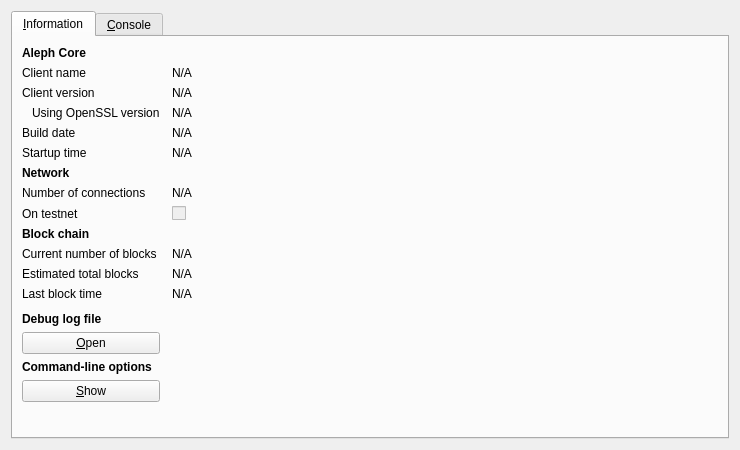
<?xml version="1.0" encoding="UTF-8"?>
<ui version="4.0">
 <class>RPCConsole</class>
 <widget class="QDialog" name="RPCConsole">
  <property name="geometry">
   <rect>
    <x>0</x>
    <y>0</y>
    <width>740</width>
    <height>450</height>
   </rect>
  </property>
  <property name="windowTitle">
   <string>Aleph - Debug window</string>
  </property>
  <layout class="QVBoxLayout" name="verticalLayout_2">
   <item>
    <widget class="QTabWidget" name="tabWidget">
     <property name="currentIndex">
      <number>0</number>
     </property>
     <widget class="QWidget" name="tab_info">
      <attribute name="title">
       <string>&amp;Information</string>
      </attribute>
      <layout class="QGridLayout" name="gridLayout" columnstretch="0,1">
       <property name="horizontalSpacing">
        <number>12</number>
       </property>
       <item row="0" column="0">
        <widget class="QLabel" name="label_9">
         <property name="font">
          <font>
           <weight>75</weight>
           <bold>true</bold>
          </font>
         </property>
         <property name="text">
          <string>Aleph Core</string>
         </property>
        </widget>
       </item>
       <item row="1" column="0">
        <widget class="QLabel" name="label_5">
         <property name="text">
          <string>Client name</string>
         </property>
        </widget>
       </item>
       <item row="1" column="1">
        <widget class="QLabel" name="clientName">
         <property name="cursor">
          <cursorShape>IBeamCursor</cursorShape>
         </property>
         <property name="text">
          <string>N/A</string>
         </property>
         <property name="textFormat">
          <enum>Qt::PlainText</enum>
         </property>
         <property name="textInteractionFlags">
          <set>Qt::LinksAccessibleByMouse|Qt::TextSelectableByKeyboard|Qt::TextSelectableByMouse</set>
         </property>
        </widget>
       </item>
       <item row="2" column="0">
        <widget class="QLabel" name="label_6">
         <property name="text">
          <string>Client version</string>
         </property>
        </widget>
       </item>
       <item row="2" column="1">
        <widget class="QLabel" name="clientVersion">
         <property name="cursor">
          <cursorShape>IBeamCursor</cursorShape>
         </property>
         <property name="text">
          <string>N/A</string>
         </property>
         <property name="textFormat">
          <enum>Qt::PlainText</enum>
         </property>
         <property name="textInteractionFlags">
          <set>Qt::LinksAccessibleByMouse|Qt::TextSelectableByKeyboard|Qt::TextSelectableByMouse</set>
         </property>
        </widget>
       </item>
       <item row="3" column="0">
        <widget class="QLabel" name="label_14">
         <property name="text">
          <string>Using OpenSSL version</string>
         </property>
         <property name="indent">
          <number>10</number>
         </property>
        </widget>
       </item>
       <item row="3" column="1">
        <widget class="QLabel" name="openSSLVersion">
         <property name="cursor">
          <cursorShape>IBeamCursor</cursorShape>
         </property>
         <property name="text">
          <string>N/A</string>
         </property>
         <property name="textFormat">
          <enum>Qt::PlainText</enum>
         </property>
         <property name="textInteractionFlags">
          <set>Qt::LinksAccessibleByMouse|Qt::TextSelectableByKeyboard|Qt::TextSelectableByMouse</set>
         </property>
        </widget>
       </item>
       <item row="4" column="0">
        <widget class="QLabel" name="label_12">
         <property name="text">
          <string>Build date</string>
         </property>
        </widget>
       </item>
       <item row="4" column="1">
        <widget class="QLabel" name="buildDate">
         <property name="cursor">
          <cursorShape>IBeamCursor</cursorShape>
         </property>
         <property name="text">
          <string>N/A</string>
         </property>
         <property name="textFormat">
          <enum>Qt::PlainText</enum>
         </property>
         <property name="textInteractionFlags">
          <set>Qt::LinksAccessibleByMouse|Qt::TextSelectableByKeyboard|Qt::TextSelectableByMouse</set>
         </property>
        </widget>
       </item>
       <item row="5" column="0">
        <widget class="QLabel" name="label_13">
         <property name="text">
          <string>Startup time</string>
         </property>
        </widget>
       </item>
       <item row="5" column="1">
        <widget class="QLabel" name="startupTime">
         <property name="cursor">
          <cursorShape>IBeamCursor</cursorShape>
         </property>
         <property name="text">
          <string>N/A</string>
         </property>
         <property name="textFormat">
          <enum>Qt::PlainText</enum>
         </property>
         <property name="textInteractionFlags">
          <set>Qt::LinksAccessibleByMouse|Qt::TextSelectableByKeyboard|Qt::TextSelectableByMouse</set>
         </property>
        </widget>
       </item>
       <item row="6" column="0">
        <widget class="QLabel" name="label_11">
         <property name="font">
          <font>
           <weight>75</weight>
           <bold>true</bold>
          </font>
         </property>
         <property name="text">
          <string>Network</string>
         </property>
        </widget>
       </item>
       <item row="7" column="0">
        <widget class="QLabel" name="label_7">
         <property name="text">
          <string>Number of connections</string>
         </property>
        </widget>
       </item>
       <item row="7" column="1">
        <widget class="QLabel" name="numberOfConnections">
         <property name="cursor">
          <cursorShape>IBeamCursor</cursorShape>
         </property>
         <property name="text">
          <string>N/A</string>
         </property>
         <property name="textFormat">
          <enum>Qt::PlainText</enum>
         </property>
         <property name="textInteractionFlags">
          <set>Qt::LinksAccessibleByMouse|Qt::TextSelectableByKeyboard|Qt::TextSelectableByMouse</set>
         </property>
        </widget>
       </item>
       <item row="8" column="0">
        <widget class="QLabel" name="label_8">
         <property name="text">
          <string>On testnet</string>
         </property>
        </widget>
       </item>
       <item row="8" column="1">
        <widget class="QCheckBox" name="isTestNet">
         <property name="enabled">
          <bool>false</bool>
         </property>
         <property name="text">
          <string/>
         </property>
        </widget>
       </item>
       <item row="9" column="0">
        <widget class="QLabel" name="label_10">
         <property name="font">
          <font>
           <weight>75</weight>
           <bold>true</bold>
          </font>
         </property>
         <property name="text">
          <string>Block chain</string>
         </property>
        </widget>
       </item>
       <item row="10" column="0">
        <widget class="QLabel" name="label_3">
         <property name="text">
          <string>Current number of blocks</string>
         </property>
        </widget>
       </item>
       <item row="10" column="1">
        <widget class="QLabel" name="numberOfBlocks">
         <property name="cursor">
          <cursorShape>IBeamCursor</cursorShape>
         </property>
         <property name="text">
          <string>N/A</string>
         </property>
         <property name="textFormat">
          <enum>Qt::PlainText</enum>
         </property>
         <property name="textInteractionFlags">
          <set>Qt::LinksAccessibleByMouse|Qt::TextSelectableByKeyboard|Qt::TextSelectableByMouse</set>
         </property>
        </widget>
       </item>
       <item row="11" column="0">
        <widget class="QLabel" name="label_4">
         <property name="text">
          <string>Estimated total blocks</string>
         </property>
        </widget>
       </item>
       <item row="11" column="1">
        <widget class="QLabel" name="totalBlocks">
         <property name="cursor">
          <cursorShape>IBeamCursor</cursorShape>
         </property>
         <property name="text">
          <string>N/A</string>
         </property>
         <property name="textFormat">
          <enum>Qt::PlainText</enum>
         </property>
         <property name="textInteractionFlags">
          <set>Qt::LinksAccessibleByMouse|Qt::TextSelectableByKeyboard|Qt::TextSelectableByMouse</set>
         </property>
        </widget>
       </item>
       <item row="12" column="0">
        <widget class="QLabel" name="label_2">
         <property name="text">
          <string>Last block time</string>
         </property>
        </widget>
       </item>
       <item row="12" column="1">
        <widget class="QLabel" name="lastBlockTime">
         <property name="cursor">
          <cursorShape>IBeamCursor</cursorShape>
         </property>
         <property name="text">
          <string>N/A</string>
         </property>
         <property name="textFormat">
          <enum>Qt::PlainText</enum>
         </property>
         <property name="textInteractionFlags">
          <set>Qt::LinksAccessibleByMouse|Qt::TextSelectableByKeyboard|Qt::TextSelectableByMouse</set>
         </property>
        </widget>
       </item>
       <item row="13" column="0">
        <spacer name="verticalSpacer_2">
         <property name="orientation">
          <enum>Qt::Vertical</enum>
         </property>
         <property name="sizeHint" stdset="0">
          <size>
           <width>20</width>
           <height>20</height>
          </size>
         </property>
        </spacer>
       </item>
       <item row="14" column="0">
        <widget class="QLabel" name="labelDebugLogfile">
         <property name="font">
          <font>
           <weight>75</weight>
           <bold>true</bold>
          </font>
         </property>
         <property name="text">
          <string>Debug log file</string>
         </property>
        </widget>
       </item>
       <item row="15" column="0">
        <widget class="QPushButton" name="openDebugLogfileButton">
         <property name="toolTip">
          <string>Open the Aleph debug log file from the current data directory. This can take a few seconds for large log files.</string>
         </property>
         <property name="text">
          <string>&amp;Open</string>
         </property>
         <property name="autoDefault">
          <bool>false</bool>
         </property>
        </widget>
       </item>
       <item row="16" column="0">
        <widget class="QLabel" name="labelCLOptions">
         <property name="font">
          <font>
           <weight>75</weight>
           <bold>true</bold>
          </font>
         </property>
         <property name="text">
          <string>Command-line options</string>
         </property>
        </widget>
       </item>
       <item row="17" column="0">
        <widget class="QPushButton" name="showCLOptionsButton">
         <property name="toolTip">
          <string>Show the Aleph-Qt help message to get a list with possible Aleph command-line options.</string>
         </property>
         <property name="text">
          <string>&amp;Show</string>
         </property>
         <property name="autoDefault">
          <bool>false</bool>
         </property>
        </widget>
       </item>
       <item row="18" column="0">
        <spacer name="verticalSpacer">
         <property name="orientation">
          <enum>Qt::Vertical</enum>
         </property>
         <property name="sizeHint" stdset="0">
          <size>
           <width>20</width>
           <height>40</height>
          </size>
         </property>
        </spacer>
       </item>
      </layout>
     </widget>
     <widget class="QWidget" name="tab_console">
      <attribute name="title">
       <string>&amp;Console</string>
      </attribute>
      <layout class="QVBoxLayout" name="verticalLayout_3">
       <property name="spacing">
        <number>3</number>
       </property>
       <item>
        <widget class="QTextEdit" name="messagesWidget">
         <property name="minimumSize">
          <size>
           <width>0</width>
           <height>100</height>
          </size>
         </property>
         <property name="readOnly">
          <bool>true</bool>
         </property>
         <property name="tabKeyNavigation" stdset="0">
          <bool>false</bool>
         </property>
         <property name="columnCount" stdset="0">
          <number>2</number>
         </property>
        </widget>
       </item>
       <item>
        <layout class="QHBoxLayout" name="horizontalLayout">
         <property name="spacing">
          <number>3</number>
         </property>
         <item>
          <widget class="QLabel" name="label">
           <property name="text">
            <string notr="true">&gt;</string>
           </property>
          </widget>
         </item>
         <item>
          <widget class="QLineEdit" name="lineEdit"/>
         </item>
         <item>
          <widget class="QPushButton" name="clearButton">
           <property name="maximumSize">
            <size>
             <width>24</width>
             <height>24</height>
            </size>
           </property>
           <property name="toolTip">
            <string>Clear console</string>
           </property>
           <property name="text">
            <string/>
           </property>
           <property name="icon">
            <iconset resource="../bitcoin.qrc">
             <normaloff>:/icons/remove</normaloff>:/icons/remove</iconset>
           </property>
           <property name="shortcut">
            <string notr="true">Ctrl+L</string>
           </property>
           <property name="autoDefault">
            <bool>false</bool>
           </property>
          </widget>
         </item>
        </layout>
       </item>
      </layout>
     </widget>
    </widget>
   </item>
  </layout>
 </widget>
 <resources>
  <include location="../bitcoin.qrc"/>
 </resources>
 <connections/>
</ui>
